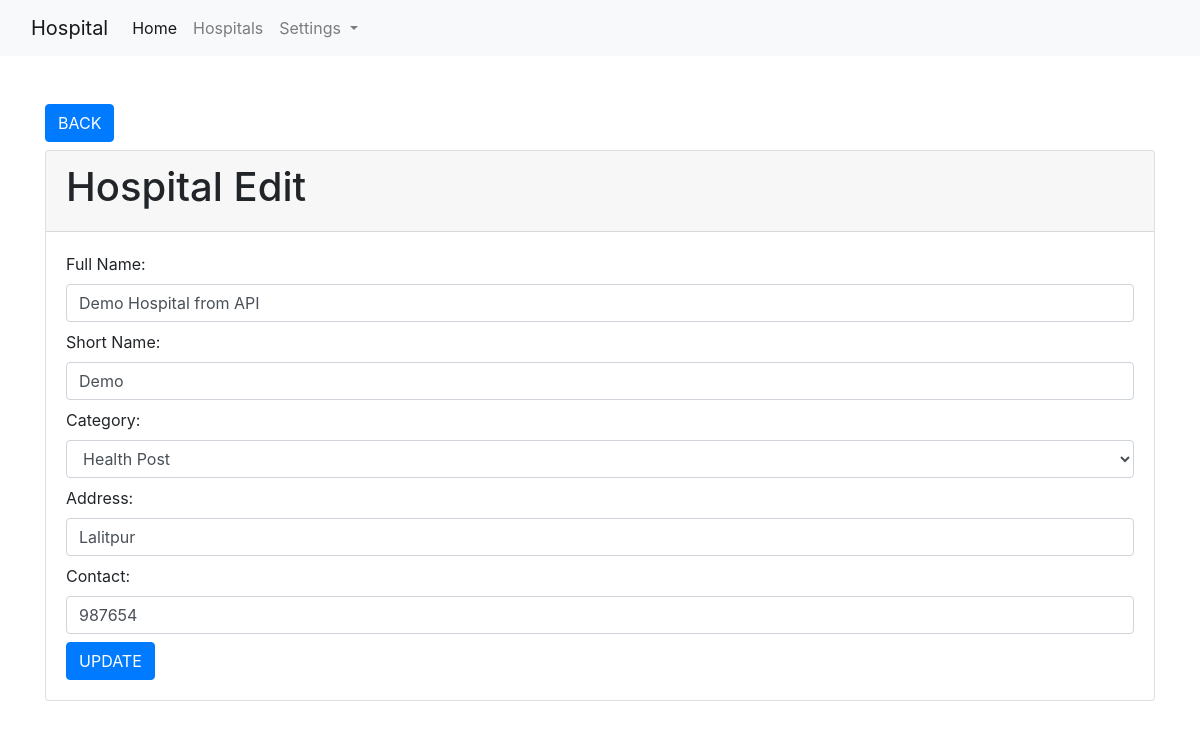
The app's page /hospitals/edit-hospital/11 (signed in), older data.
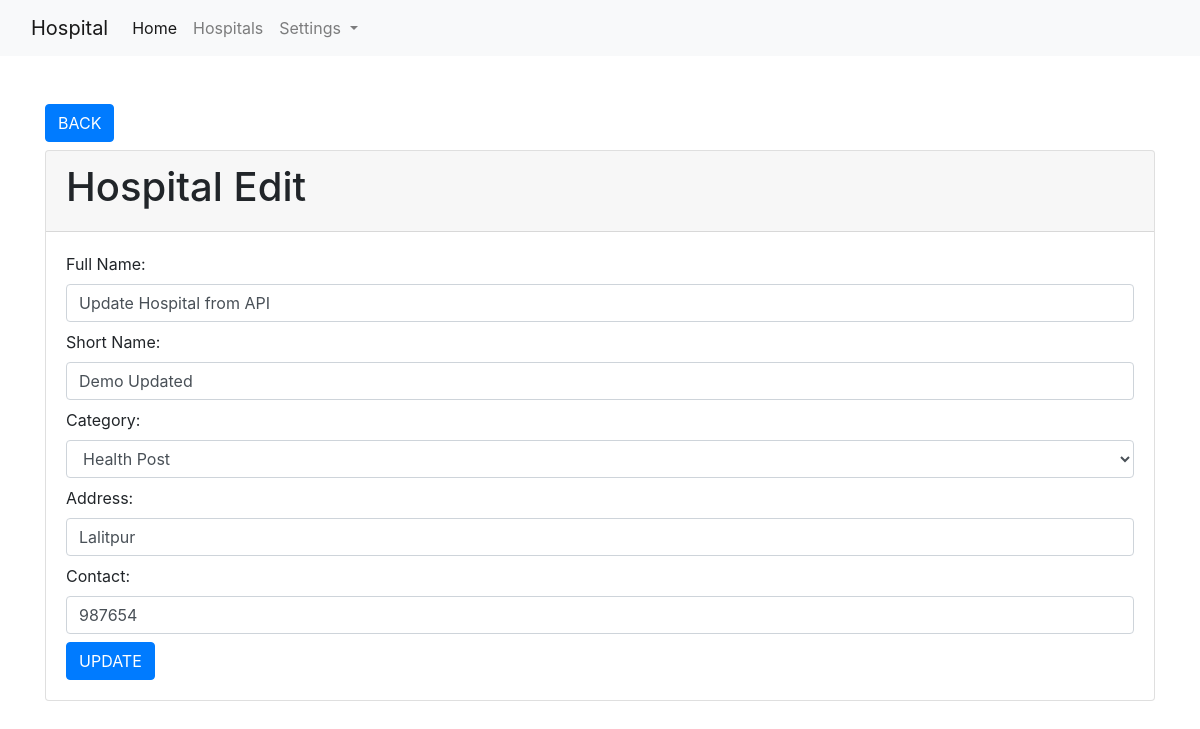
The same page, newer data.
### hospitals/models.py (models this page shows, shortened)
class Hospital(models.Model):
    full_name = models.CharField(max_length=255)
    short_name = models.CharField(max_length=255)
    category = models.ForeignKey(Category, on_delete=models.CASCADE)
    address = models.CharField(max_length=255)
    contact = models.IntegerField()
    added_at = models.DateTimeField(default=datetime.now)
    class Meta:
        db_table = "app_hospitals"

### hospitals/views.py (the view)
# urls.py: path('edit-hospital/<int:id>', views.hospital_edit, name='hospital.edit'),
@login_required(login_url='/authentication/login')
def hospital_edit(request, id):
    data_edit = Hospital.objects.get(id=id)
    categories = Category.objects.all()
    context = {"data": data_edit, "categories": categories}
    return render(request, 'hospitals/edit_hospital.html', context)

### templates/hospitals/edit_hospital.html (shortened to what this page needs)
{% extends 'layouts/base.html' %}
{% block body %}
<div class="container mt-5">
    <a href="{% url 'hospitals' %}" class="btn btn-primary mb-2">BACK</a>
    <div class="card">
        <div class="card-header">
            <h1>Hospital Edit</h1>
        </div>
        <div class="card-body">
            <form action="{% url 'hospital.update' %}" method="post">
                <div class="form-group mb-2">
                    <label for="full_name">Full Name:</label>
                    <input type="text" class="form-control" name="full_name" value="{{ data.full_name }}">
                </div>
                <div class="form-group mb-2">
                    <label for="short_name">Short Name:</label>
                    <input type="text" class="form-control" name="short_name" value="{{ data.short_name }}">
                </div>
                <div class="form-group mb-2">
                    <label for="category">Category:</label>
                    <select name="category" id="category" class="form-control">
                        {% for val in categories %}
                        <option value="{{ val.id }}">{{ val.category }}</option>
                        {% endfor %}
                    </select>
                </div>
                <div class="form-group mb-2">
                    <label for="address">Address:</label>
                    <input type="text" class="form-control" name="address" value="{{ data.address }}">
                </div>
                <div class="form-group mb-2">
                    <label for="contact">Contact:</label>
                    <input type="text" class="form-control" name="contact" value="{{ data.contact }}">
                </div>
                <input type="submit" value="UPDATE" class="btn btn-primary">
            </form>
        </div>
    </div>
</div>
{% endblock %}

Row changes from the older to the newer data that the page shows:
changed Hospital "Lalitpur": full_name "Demo Hospital from API" → "Update Hospital from API"; short_name "Demo" → "Demo Updated"
